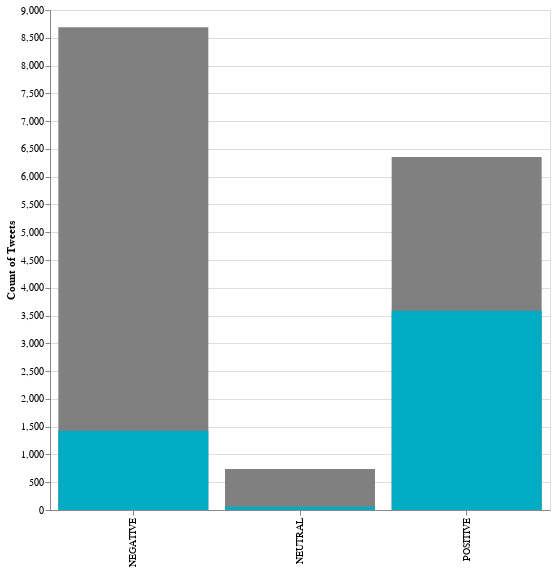

This figure's notebook cell:
### Code cell
source1 = catE[catE['EVENT_NAME']!='SAME SEX MARRIAGE']
source2 = catE[catE['EVENT_NAME']=='SAME SEX MARRIAGE']

chart1 = alt.Chart(source1).mark_bar(color = '#808080').encode(
    x=alt.X('SENTIMENT_CATEGORY:N',title='',sort='-y'),
    y=alt.Y('sum(TWEET_COUNT):Q', title='Count of Tweets')
    # column='CATEGORY_NAME:O
)

chart2 = alt.Chart(source2).mark_bar(color = '#00ACC3').encode(
    x=alt.X('SENTIMENT_CATEGORY:N',title='',sort='-y'),
    y=alt.Y('sum(TWEET_COUNT):Q', title='Count of Tweets')
    # column='CATEGORY_NAME:O'
)

(chart1+chart2).properties(
width = 500,
height = 500    
)

### Figure 1 — Vega-Lite specification as saved in the notebook (floating-point values rounded to 4 significant figures)
{"config": {"view": {"continuousWidth": 400, "continuousHeight": 300}}, "layer": [{"data": {"name": "data-25d81232ac3a5491ce1038180dba0434"}, "mark": {"type": "bar", "color": "#808080"}, "encoding": {"x": {"type": "nominal", "field": "SENTIMENT_CATEGORY", "sort": "-y", "title": ""}, "y": {"type": "quantitative", "aggregate": "sum", "field": "TWEET_COUNT", "title": "Count of Tweets"}}}, {"data": {"name": "data-ae44eed7ecee37d2511223e71a1c1532"}, "mark": {"type": "bar", "color": "#00ACC3"}, "encoding": {"x": {"type": "nominal", "field": "SENTIMENT_CATEGORY", "sort": "-y", "title": ""}, "y": {"type": "quantitative", "aggregate": "sum", "field": "TWEET_COUNT", "title": "Count of Tweets"}}}], "height": 500, "width": 500, "$schema": "https://vega.github.io/schema/vega-lite/v4.8.1.json", "datasets": {"data-25d81232ac3a5491ce1038180dba0434": [{"TWEET_COUNT": 911, "SENTIMENT_CATEGORY": "NEGATIVE", "CATEGORY_NAME": "CIVIL RIGHTS", "EVENT_NAME": "EBOLA OUTBREAK", "SSM": 0.0}, {"TWEET_COUNT": 1040, "SENTIMENT_CATEGORY": "NEGATIVE", "CATEGORY_NAME": "CIVIL RIGHTS", "EVENT_NAME": "SANDY HOOK", "SSM": 0.0}, {"TWEET_COUNT": 325, "SENTIMENT_CATEGORY": "NEGATIVE", "CATEGORY_NAME": "CIVIL RIGHTS", "EVENT_NAME": "TRUMP ELECTION", "SSM": 0.0}, {"TWEET_COUNT": 967, "SENTIMENT_CATEGORY": "NEGATIVE", "CATEGORY_NAME": "CIVIL RIGHTS", "EVENT_NAME": "TRUMP IMPEACHMENT", "SSM": 0.0}, {"TWEET_COUNT": 911, "SENTIMENT_CATEGORY": "NEGATIVE", "CATEGORY_NAME": "HELATH", "EVENT_NAME": "EBOLA OUTBREAK", "SSM": 0.0}, {"TWEET_COUNT": 1040, "SENTIMENT_CATEGORY": "NEGATIVE", "CATEGORY_NAME": "POLITICS", "EVENT_NAME": "SANDY HOOK", "SSM": 0.0}, {"TWEET_COUNT": 325, "SENTIMENT_CATEGORY": "NEGATIVE", "CATEGORY_NAME": "POLITICS", "EVENT_NAME": "TRUMP ELECTION", "SSM": 0.0}, {"TWEET_COUNT": 967, "SENTIMENT_CATEGORY": "NEGATIVE", "CATEGORY_NAME": "POLITICS", "EVENT_NAME": "TRUMP IMPEACHMENT", "SSM": 0.0}, {"TWEET_COUNT": 911, "SENTIMENT_CATEGORY": "NEGATIVE", "CATEGORY_NAME": "WORLD", "EVENT_NAME": "EBOLA OUTBREAK", "SSM": 0.0}, {"TWEET_COUNT": 325, "SENTIMENT_CATEGORY": "NEGATIVE", "CATEGORY_NAME": "WORLD", "EVENT_NAME": "TRUMP ELECTION", "SSM": 0.0}, {"TWEET_COUNT": 967, "SENTIMENT_CATEGORY": "NEGATIVE", "CATEGORY_NAME": "WORLD", "EVENT_NAME": "TRUMP IMPEACHMENT", "SSM": 0.0}, {"TWEET_COUNT": 33, "SENTIMENT_CATEGORY": "NEUTRAL", "CATEGORY_NAME": "CIVIL RIGHTS", "EVENT_NAME": "EBOLA OUTBREAK", "SSM": 0.0}, {"TWEET_COUNT": 124, "SENTIMENT_CATEGORY": "NEUTRAL", "CATEGORY_NAME": "CIVIL RIGHTS", "EVENT_NAME": "SANDY HOOK", "SSM": 0.0}, {"TWEET_COUNT": 57, "SENTIMENT_CATEGORY": "NEUTRAL", "CATEGORY_NAME": "CIVIL RIGHTS", "EVENT_NAME": "TRUMP ELECTION", "SSM": 0.0}, {"TWEET_COUNT": 74, "SENTIMENT_CATEGORY": "NEUTRAL", "CATEGORY_NAME": "CIVIL RIGHTS", "EVENT_NAME": "TRUMP IMPEACHMENT", "SSM": 0.0}, {"TWEET_COUNT": 33, "SENTIMENT_CATEGORY": "NEUTRAL", "CATEGORY_NAME": "HELATH", "EVENT_NAME": "EBOLA OUTBREAK", "SSM": 0.0}, {"TWEET_COUNT": 124, "SENTIMENT_CATEGORY": "NEUTRAL", "CATEGORY_NAME": "POLITICS", "EVENT_NAME": "SANDY HOOK", "SSM": 0.0}, {"TWEET_COUNT": 57, "SENTIMENT_CATEGORY": "NEUTRAL", "CATEGORY_NAME": "POLITICS", "EVENT_NAME": "TRUMP ELECTION", "SSM": 0.0}, {"TWEET_COUNT": 74, "SENTIMENT_CATEGORY": "NEUTRAL", "CATEGORY_NAME": "POLITICS", "EVENT_NAME": "TRUMP IMPEACHMENT", "SSM": 0.0}, {"TWEET_COUNT": 33, "SENTIMENT_CATEGORY": "NEUTRAL", "CATEGORY_NAME": "WORLD", "EVENT_NAME": "EBOLA OUTBREAK", "SSM": 0.0}, {"TWEET_COUNT": 57, "SENTIMENT_CATEGORY": "NEUTRAL", "CATEGORY_NAME": "WORLD", "EVENT_NAME": "TRUMP ELECTION", "SSM": 0.0}, {"TWEET_COUNT": 74, "SENTIMENT_CATEGORY": "NEUTRAL", "CATEGORY_NAME": "WORLD", "EVENT_NAME": "TRUMP IMPEACHMENT", "SSM": 0.0}, {"TWEET_COUNT": 409, "SENTIMENT_CATEGORY": "POSITIVE", "CATEGORY_NAME": "CIVIL RIGHTS", "EVENT_NAME": "EBOLA OUTBREAK", "SSM": 0.0}, {"TWEET_COUNT": 604, "SENTIMENT_CATEGORY": "POSITIVE", "CATEGORY_NAME": "CIVIL RIGHTS", "EVENT_NAME": "SANDY HOOK", "SSM": 0.0}, {"TWEET_COUNT": 913, "SENTIMENT_CATEGORY": "POSITIVE", "CATEGORY_NAME": "CIVIL RIGHTS", "EVENT_NAME": "TRUMP ELECTION", "SSM": 0.0}, {"TWEET_COUNT": 393, "SENTIMENT_CATEGORY": "POSITIVE", "CATEGORY_NAME": "CIVIL RIGHTS", "EVENT_NAME": "TRUMP IMPEACHMENT", "SSM": 0.0}, {"TWEET_COUNT": 409, "SENTIMENT_CATEGORY": "POSITIVE", "CATEGORY_NAME": "HELATH", "EVENT_NAME": "EBOLA OUTBREAK", "SSM": 0.0}, {"TWEET_COUNT": 604, "SENTIMENT_CATEGORY": "POSITIVE", "CATEGORY_NAME": "POLITICS", "EVENT_NAME": "SANDY HOOK", "SSM": 0.0}, {"TWEET_COUNT": 913, "SENTIMENT_CATEGORY": "POSITIVE", "CATEGORY_NAME": "POLITICS", "EVENT_NAME": "TRUMP ELECTION", "SSM": 0.0}, {"TWEET_COUNT": 393, "SENTIMENT_CATEGORY": "POSITIVE", "CATEGORY_NAME": "POLITICS", "EVENT_NAME": "TRUMP IMPEACHMENT", "SSM": 0.0}, {"TWEET_COUNT": 409, "SENTIMENT_CATEGORY": "POSITIVE", "CATEGORY_NAME": "WORLD", "EVENT_NAME": "EBOLA OUTBREAK", "SSM": 0.0}, {"TWEET_COUNT": 913, "SENTIMENT_CATEGORY": "POSITIVE", "CATEGORY_NAME": "WORLD", "EVENT_NAME": "TRUMP ELECTION", "SSM": 0.0}, {"TWEET_COUNT": 393, "SENTIMENT_CATEGORY": "POSITIVE", "CATEGORY_NAME": "WORLD", "EVENT_NAME": "TRUMP IMPEACHMENT", "SSM": 0.0}], "data-ae44eed7ecee37d2511223e71a1c1532": [{"TWEET_COUNT": 475, "SENTIMENT_CATEGORY": "NEGATIVE", "CATEGORY_NAME": "CIVIL RIGHTS", "EVENT_NAME": "SAME SEX MARRIAGE", "SSM": 1.0}, {"TWEET_COUNT": 475, "SENTIMENT_CATEGORY": "NEGATIVE", "CATEGORY_NAME": "HELATH", "EVENT_NAME": "SAME SEX MARRIAGE", "SSM": 1.0}, {"TWEET_COUNT": 475, "SENTIMENT_CATEGORY": "NEGATIVE", "CATEGORY_NAME": "POLITICS", "EVENT_NAME": "SAME SEX MARRIAGE", "SSM": 1.0}, {"TWEET_COUNT": 20, "SENTIMENT_CATEGORY": "NEUTRAL", "CATEGORY_NAME": "CIVIL RIGHTS", "EVENT_NAME": "SAME SEX MARRIAGE", "SSM": 1.0}, {"TWEET_COUNT": 20, "SENTIMENT_CATEGORY": "NEUTRAL", "CATEGORY_NAME": "HELATH", "EVENT_NAME": "SAME SEX MARRIAGE", "SSM": 1.0}, {"TWEET_COUNT": 20, "SENTIMENT_CATEGORY": "NEUTRAL", "CATEGORY_NAME": "POLITICS", "EVENT_NAME": "SAME SEX MARRIAGE", "SSM": 1.0}, {"TWEET_COUNT": 1196, "SENTIMENT_CATEGORY": "POSITIVE", "CATEGORY_NAME": "CIVIL RIGHTS", "EVENT_NAME": "SAME SEX MARRIAGE", "SSM": 1.0}, {"TWEET_COUNT": 1196, "SENTIMENT_CATEGORY": "POSITIVE", "CATEGORY_NAME": "HELATH", "EVENT_NAME": "SAME SEX MARRIAGE", "SSM": 1.0}, {"TWEET_COUNT": 1196, "SENTIMENT_CATEGORY": "POSITIVE", "CATEGORY_NAME": "POLITICS", "EVENT_NAME": "SAME SEX MARRIAGE", "SSM": 1.0}]}}
